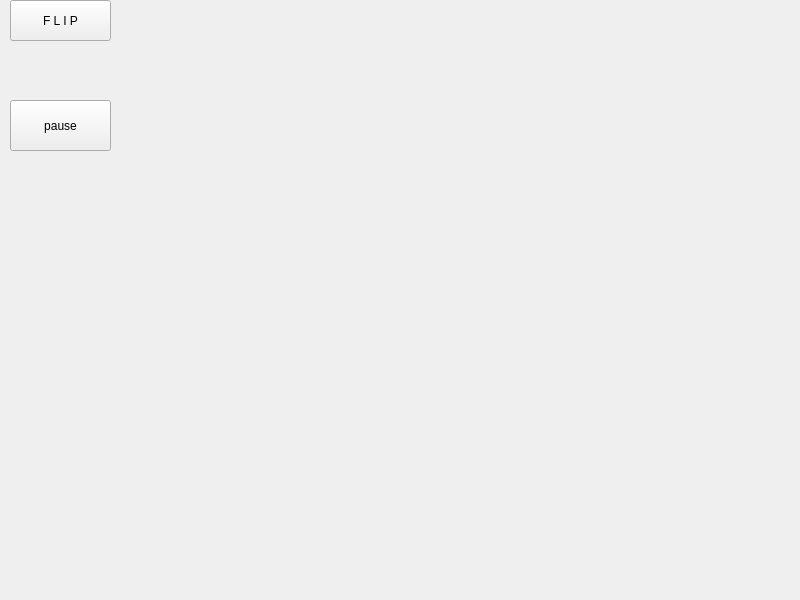
<?xml version="1.0" encoding="UTF-8"?>
<ui version="4.0">
 <class>window</class>
 <widget class="QWidget" name="window">
  <property name="geometry">
   <rect>
    <x>0</x>
    <y>0</y>
    <width>800</width>
    <height>600</height>
   </rect>
  </property>
  <property name="windowTitle">
   <string>window</string>
  </property>
  <widget class="QPushButton" name="flipButton">
   <property name="enabled">
    <bool>true</bool>
   </property>
   <property name="geometry">
    <rect>
     <x>10</x>
     <y>0</y>
     <width>101</width>
     <height>41</height>
    </rect>
   </property>
   <property name="text">
    <string>F L I P</string>
   </property>
  </widget>
  <widget class="QPushButton" name="pauseButton">
   <property name="geometry">
    <rect>
     <x>10</x>
     <y>100</y>
     <width>101</width>
     <height>51</height>
    </rect>
   </property>
   <property name="text">
    <string>pause</string>
   </property>
  </widget>
 </widget>
 <resources/>
 <connections/>
</ui>
